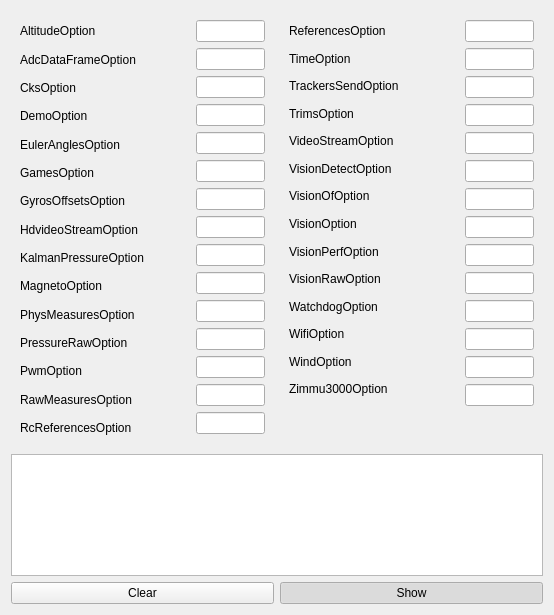
<?xml version="1.0" encoding="UTF-8"?>
<ui version="4.0">
 <class>NavdataDebugWindow</class>
 <widget class="QWidget" name="NavdataDebugWindow">
  <property name="geometry">
   <rect>
    <x>0</x>
    <y>0</y>
    <width>554</width>
    <height>615</height>
   </rect>
  </property>
  <property name="minimumSize">
   <size>
    <width>554</width>
    <height>615</height>
   </size>
  </property>
  <property name="maximumSize">
   <size>
    <width>554</width>
    <height>615</height>
   </size>
  </property>
  <property name="windowTitle">
   <string>Navdata</string>
  </property>
  <layout class="QVBoxLayout" name="verticalLayout_6">
   <item>
    <widget class="QWidget" name="horizontalWidget" native="true">
     <layout class="QHBoxLayout" name="horizontalLayout_3">
      <property name="spacing">
       <number>6</number>
      </property>
      <property name="leftMargin">
       <number>0</number>
      </property>
      <property name="topMargin">
       <number>0</number>
      </property>
      <property name="rightMargin">
       <number>0</number>
      </property>
      <property name="bottomMargin">
       <number>0</number>
      </property>
      <item>
       <widget class="QWidget" name="widget" native="true">
        <property name="minimumSize">
         <size>
          <width>170</width>
          <height>0</height>
         </size>
        </property>
        <property name="maximumSize">
         <size>
          <width>170</width>
          <height>16777215</height>
         </size>
        </property>
        <layout class="QVBoxLayout" name="verticalLayout_2">
         <item>
          <widget class="QLabel" name="labelAltitude">
           <property name="text">
            <string>AltitudeOption</string>
           </property>
          </widget>
         </item>
         <item>
          <widget class="QLabel" name="labelAdcDataFrame">
           <property name="text">
            <string>AdcDataFrameOption</string>
           </property>
          </widget>
         </item>
         <item>
          <widget class="QLabel" name="labelCks">
           <property name="text">
            <string>CksOption</string>
           </property>
          </widget>
         </item>
         <item>
          <widget class="QLabel" name="labelDemo">
           <property name="text">
            <string>DemoOption</string>
           </property>
          </widget>
         </item>
         <item>
          <widget class="QLabel" name="labelEulerAngles">
           <property name="text">
            <string>EulerAnglesOption</string>
           </property>
          </widget>
         </item>
         <item>
          <widget class="QLabel" name="labelGames">
           <property name="text">
            <string>GamesOption</string>
           </property>
          </widget>
         </item>
         <item>
          <widget class="QLabel" name="labelGyrosOffsets">
           <property name="text">
            <string>GyrosOffsetsOption</string>
           </property>
          </widget>
         </item>
         <item>
          <widget class="QLabel" name="labelHdvideoStream">
           <property name="text">
            <string>HdvideoStreamOption</string>
           </property>
          </widget>
         </item>
         <item>
          <widget class="QLabel" name="labelKalmanPressure">
           <property name="text">
            <string>KalmanPressureOption</string>
           </property>
          </widget>
         </item>
         <item>
          <widget class="QLabel" name="labelMagneto">
           <property name="text">
            <string>MagnetoOption</string>
           </property>
          </widget>
         </item>
         <item>
          <widget class="QLabel" name="labelPhysMeasures">
           <property name="text">
            <string>PhysMeasuresOption</string>
           </property>
          </widget>
         </item>
         <item>
          <widget class="QLabel" name="labelPressureRaw">
           <property name="text">
            <string>PressureRawOption</string>
           </property>
          </widget>
         </item>
         <item>
          <widget class="QLabel" name="labelPwm">
           <property name="text">
            <string>PwmOption</string>
           </property>
          </widget>
         </item>
         <item>
          <widget class="QLabel" name="labelRawMeasures">
           <property name="text">
            <string>RawMeasuresOption</string>
           </property>
          </widget>
         </item>
         <item>
          <widget class="QLabel" name="labelRcReferences">
           <property name="text">
            <string>RcReferencesOption</string>
           </property>
          </widget>
         </item>
        </layout>
       </widget>
      </item>
      <item>
       <widget class="QWidget" name="widget_2" native="true">
        <layout class="QVBoxLayout" name="verticalLayout">
         <item>
          <widget class="QLineEdit" name="lineEditAltitude">
           <property name="readOnly">
            <bool>true</bool>
           </property>
          </widget>
         </item>
         <item>
          <widget class="QLineEdit" name="lineEditAcdDataFrame">
           <property name="readOnly">
            <bool>true</bool>
           </property>
          </widget>
         </item>
         <item>
          <widget class="QLineEdit" name="lineEditCks">
           <property name="readOnly">
            <bool>true</bool>
           </property>
          </widget>
         </item>
         <item>
          <widget class="QLineEdit" name="lineEditDemo">
           <property name="readOnly">
            <bool>true</bool>
           </property>
          </widget>
         </item>
         <item>
          <widget class="QLineEdit" name="lineEditEulerAngles">
           <property name="readOnly">
            <bool>true</bool>
           </property>
          </widget>
         </item>
         <item>
          <widget class="QLineEdit" name="lineEditGames">
           <property name="readOnly">
            <bool>true</bool>
           </property>
          </widget>
         </item>
         <item>
          <widget class="QLineEdit" name="lineEditGyrosOffsets">
           <property name="readOnly">
            <bool>true</bool>
           </property>
          </widget>
         </item>
         <item>
          <widget class="QLineEdit" name="lineEditHdvideoStream">
           <property name="readOnly">
            <bool>true</bool>
           </property>
          </widget>
         </item>
         <item>
          <widget class="QLineEdit" name="lineEditKalmanPressure">
           <property name="readOnly">
            <bool>true</bool>
           </property>
          </widget>
         </item>
         <item>
          <widget class="QLineEdit" name="lineEditMagneto">
           <property name="readOnly">
            <bool>true</bool>
           </property>
          </widget>
         </item>
         <item>
          <widget class="QLineEdit" name="lineEditPhysMeasures">
           <property name="readOnly">
            <bool>true</bool>
           </property>
          </widget>
         </item>
         <item>
          <widget class="QLineEdit" name="lineEditPressureRaw">
           <property name="readOnly">
            <bool>true</bool>
           </property>
          </widget>
         </item>
         <item>
          <widget class="QLineEdit" name="lineEditPwm">
           <property name="readOnly">
            <bool>true</bool>
           </property>
          </widget>
         </item>
         <item>
          <widget class="QLineEdit" name="lineEditRawMeasures">
           <property name="readOnly">
            <bool>true</bool>
           </property>
          </widget>
         </item>
         <item>
          <widget class="QLineEdit" name="lineEditRcReferences">
           <property name="readOnly">
            <bool>true</bool>
           </property>
          </widget>
         </item>
        </layout>
       </widget>
      </item>
      <item>
       <widget class="QWidget" name="widget_3" native="true">
        <property name="minimumSize">
         <size>
          <width>170</width>
          <height>0</height>
         </size>
        </property>
        <property name="maximumSize">
         <size>
          <width>170</width>
          <height>16777215</height>
         </size>
        </property>
        <layout class="QVBoxLayout" name="verticalLayout_3">
         <property name="bottomMargin">
          <number>48</number>
         </property>
         <item>
          <widget class="QLabel" name="labelReferences">
           <property name="text">
            <string>ReferencesOption</string>
           </property>
          </widget>
         </item>
         <item>
          <widget class="QLabel" name="labelTime">
           <property name="text">
            <string>TimeOption</string>
           </property>
          </widget>
         </item>
         <item>
          <widget class="QLabel" name="labelTrackersSend">
           <property name="text">
            <string>TrackersSendOption</string>
           </property>
          </widget>
         </item>
         <item>
          <widget class="QLabel" name="labelTrims">
           <property name="text">
            <string>TrimsOption</string>
           </property>
          </widget>
         </item>
         <item>
          <widget class="QLabel" name="labelVideoStream">
           <property name="text">
            <string>VideoStreamOption</string>
           </property>
          </widget>
         </item>
         <item>
          <widget class="QLabel" name="labelVisionDetect">
           <property name="text">
            <string>VisionDetectOption</string>
           </property>
          </widget>
         </item>
         <item>
          <widget class="QLabel" name="labelVisionOf">
           <property name="text">
            <string>VisionOfOption</string>
           </property>
          </widget>
         </item>
         <item>
          <widget class="QLabel" name="labelVision">
           <property name="text">
            <string>VisionOption</string>
           </property>
          </widget>
         </item>
         <item>
          <widget class="QLabel" name="labelVisionPerf">
           <property name="text">
            <string>VisionPerfOption</string>
           </property>
          </widget>
         </item>
         <item>
          <widget class="QLabel" name="labelVisionRaw">
           <property name="text">
            <string>VisionRawOption</string>
           </property>
          </widget>
         </item>
         <item>
          <widget class="QLabel" name="labelWatchdog">
           <property name="text">
            <string>WatchdogOption</string>
           </property>
          </widget>
         </item>
         <item>
          <widget class="QLabel" name="labelWifi">
           <property name="text">
            <string>WifiOption</string>
           </property>
          </widget>
         </item>
         <item>
          <widget class="QLabel" name="labelWind">
           <property name="text">
            <string>WindOption</string>
           </property>
          </widget>
         </item>
         <item>
          <widget class="QLabel" name="labelZimmu3000">
           <property name="text">
            <string>Zimmu3000Option</string>
           </property>
          </widget>
         </item>
        </layout>
       </widget>
      </item>
      <item>
       <widget class="QWidget" name="widget_4" native="true">
        <layout class="QVBoxLayout" name="verticalLayout_4">
         <property name="spacing">
          <number>6</number>
         </property>
         <property name="bottomMargin">
          <number>42</number>
         </property>
         <item>
          <widget class="QLineEdit" name="lineEditReferences">
           <property name="readOnly">
            <bool>true</bool>
           </property>
          </widget>
         </item>
         <item>
          <widget class="QLineEdit" name="lineEditTime">
           <property name="readOnly">
            <bool>true</bool>
           </property>
          </widget>
         </item>
         <item>
          <widget class="QLineEdit" name="lineEditTrackersSend">
           <property name="readOnly">
            <bool>true</bool>
           </property>
          </widget>
         </item>
         <item>
          <widget class="QLineEdit" name="lineEditTrims">
           <property name="readOnly">
            <bool>true</bool>
           </property>
          </widget>
         </item>
         <item>
          <widget class="QLineEdit" name="lineEditVideoStream">
           <property name="readOnly">
            <bool>true</bool>
           </property>
          </widget>
         </item>
         <item>
          <widget class="QLineEdit" name="lineEditVisionDetect">
           <property name="readOnly">
            <bool>true</bool>
           </property>
          </widget>
         </item>
         <item>
          <widget class="QLineEdit" name="lineEditVisionOf">
           <property name="readOnly">
            <bool>true</bool>
           </property>
          </widget>
         </item>
         <item>
          <widget class="QLineEdit" name="lineEditVision">
           <property name="readOnly">
            <bool>true</bool>
           </property>
          </widget>
         </item>
         <item>
          <widget class="QLineEdit" name="lineEditVisionPerf">
           <property name="readOnly">
            <bool>true</bool>
           </property>
          </widget>
         </item>
         <item>
          <widget class="QLineEdit" name="lineEditVisionRaw">
           <property name="readOnly">
            <bool>true</bool>
           </property>
          </widget>
         </item>
         <item>
          <widget class="QLineEdit" name="lineEditWatchdog">
           <property name="readOnly">
            <bool>true</bool>
           </property>
          </widget>
         </item>
         <item>
          <widget class="QLineEdit" name="lineEditWifi">
           <property name="readOnly">
            <bool>true</bool>
           </property>
          </widget>
         </item>
         <item>
          <widget class="QLineEdit" name="lineEditWind">
           <property name="readOnly">
            <bool>true</bool>
           </property>
          </widget>
         </item>
         <item>
          <widget class="QLineEdit" name="lineEditZimmu3000">
           <property name="readOnly">
            <bool>true</bool>
           </property>
          </widget>
         </item>
        </layout>
       </widget>
      </item>
     </layout>
    </widget>
   </item>
   <item>
    <widget class="QPlainTextEdit" name="textNavdataDebug">
     <property name="readOnly">
      <bool>true</bool>
     </property>
    </widget>
   </item>
   <item>
    <widget class="QWidget" name="widget_5" native="true">
     <layout class="QHBoxLayout" name="horizontalLayout">
      <property name="leftMargin">
       <number>0</number>
      </property>
      <property name="topMargin">
       <number>0</number>
      </property>
      <property name="rightMargin">
       <number>0</number>
      </property>
      <property name="bottomMargin">
       <number>0</number>
      </property>
      <item>
       <widget class="QPushButton" name="buttonNavdataDebugClear">
        <property name="text">
         <string>Clear</string>
        </property>
       </widget>
      </item>
      <item>
       <widget class="QPushButton" name="buttonNavdataShow">
        <property name="text">
         <string>Show</string>
        </property>
        <property name="checkable">
         <bool>true</bool>
        </property>
        <property name="checked">
         <bool>true</bool>
        </property>
       </widget>
      </item>
     </layout>
    </widget>
   </item>
  </layout>
 </widget>
 <resources/>
 <connections>
  <connection>
   <sender>buttonNavdataDebugClear</sender>
   <signal>clicked()</signal>
   <receiver>textNavdataDebug</receiver>
   <slot>clear()</slot>
   <hints>
    <hint type="sourcelabel">
     <x>153</x>
     <y>590</y>
    </hint>
    <hint type="destinationlabel">
     <x>142</x>
     <y>542</y>
    </hint>
   </hints>
  </connection>
 </connections>
</ui>
